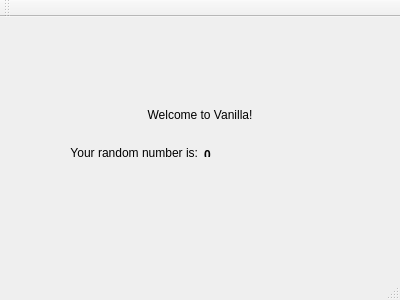
<?xml version="1.0" encoding="UTF-8"?>
<ui version="4.0">
 <class>MainWindow</class>
 <widget class="QMainWindow" name="MainWindow">
  <property name="geometry">
   <rect>
    <x>0</x>
    <y>0</y>
    <width>400</width>
    <height>300</height>
   </rect>
  </property>
  <property name="windowTitle">
   <string>Vanilla Professional</string>
  </property>
  <widget class="QWidget" name="centralWidget">
   <widget class="QLabel" name="label">
    <property name="geometry">
     <rect>
      <x>120</x>
      <y>90</y>
      <width>160</width>
      <height>16</height>
     </rect>
    </property>
    <property name="text">
     <string>&lt;html&gt;&lt;head/&gt;&lt;body&gt;&lt;p align=&quot;center&quot;&gt;Welcome to Vanilla!&lt;/p&gt;&lt;/body&gt;&lt;/html&gt;</string>
    </property>
   </widget>
   <widget class="QWidget" name="horizontalLayoutWidget">
    <property name="geometry">
     <rect>
      <x>0</x>
      <y>120</y>
      <width>401</width>
      <height>31</height>
     </rect>
    </property>
    <layout class="QHBoxLayout" name="horizontalLayout">
     <item>
      <widget class="QLabel" name="label_2">
       <property name="text">
        <string>Your random number is:</string>
       </property>
       <property name="textFormat">
        <enum>Qt::PlainText</enum>
       </property>
       <property name="alignment">
        <set>Qt::AlignRight|Qt::AlignTrailing|Qt::AlignVCenter</set>
       </property>
      </widget>
     </item>
     <item>
      <widget class="QLabel" name="random_number">
       <property name="text">
        <string>&lt;html&gt;&lt;head/&gt;&lt;body&gt;&lt;p&gt;&lt;span style=&quot; font-weight:600;&quot;&gt;0&lt;/span&gt;&lt;/p&gt;&lt;/body&gt;&lt;/html&gt;</string>
       </property>
       <property name="alignment">
        <set>Qt::AlignLeading|Qt::AlignLeft|Qt::AlignVCenter</set>
       </property>
      </widget>
     </item>
    </layout>
   </widget>
  </widget>
  <widget class="QMenuBar" name="menuBar">
   <property name="geometry">
    <rect>
     <x>0</x>
     <y>0</y>
     <width>400</width>
     <height>22</height>
    </rect>
   </property>
  </widget>
  <widget class="QToolBar" name="mainToolBar">
   <attribute name="toolBarArea">
    <enum>TopToolBarArea</enum>
   </attribute>
   <attribute name="toolBarBreak">
    <bool>false</bool>
   </attribute>
  </widget>
  <widget class="QStatusBar" name="statusBar"/>
 </widget>
 <layoutdefault spacing="6" margin="11"/>
 <resources/>
 <connections/>
</ui>
